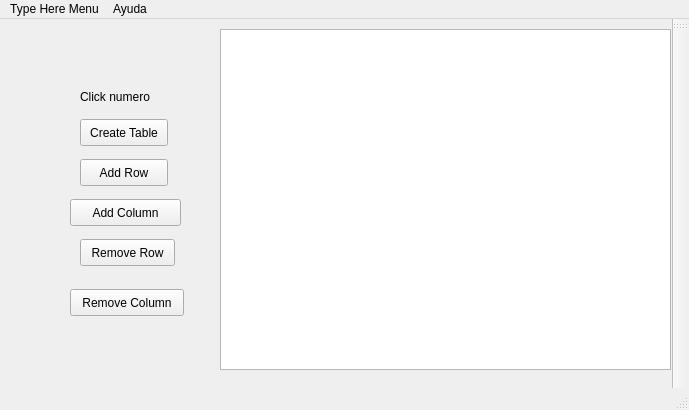
<?xml version="1.0" encoding="UTF-8"?>
<ui version="4.0">
 <class>MainWindow</class>
 <widget class="QMainWindow" name="MainWindow">
  <property name="geometry">
   <rect>
    <x>0</x>
    <y>0</y>
    <width>689</width>
    <height>410</height>
   </rect>
  </property>
  <property name="windowTitle">
   <string>MainWindow</string>
  </property>
  <widget class="QWidget" name="centralWidget">
   <widget class="QPushButton" name="pushButton">
    <property name="geometry">
     <rect>
      <x>80</x>
      <y>100</y>
      <width>88</width>
      <height>27</height>
     </rect>
    </property>
    <property name="text">
     <string>Create Table</string>
    </property>
   </widget>
   <widget class="QLabel" name="clickcount">
    <property name="geometry">
     <rect>
      <x>80</x>
      <y>70</y>
      <width>111</width>
      <height>16</height>
     </rect>
    </property>
    <property name="text">
     <string>Click numero</string>
    </property>
   </widget>
   <widget class="QTableWidget" name="tableWidget">
    <property name="geometry">
     <rect>
      <x>220</x>
      <y>10</y>
      <width>451</width>
      <height>341</height>
     </rect>
    </property>
   </widget>
   <widget class="QPushButton" name="bu_addRow">
    <property name="geometry">
     <rect>
      <x>80</x>
      <y>140</y>
      <width>88</width>
      <height>27</height>
     </rect>
    </property>
    <property name="text">
     <string>Add Row</string>
    </property>
   </widget>
   <widget class="QPushButton" name="bu_removeRow">
    <property name="geometry">
     <rect>
      <x>80</x>
      <y>220</y>
      <width>95</width>
      <height>27</height>
     </rect>
    </property>
    <property name="text">
     <string>Remove Row</string>
    </property>
   </widget>
   <widget class="QPushButton" name="bu_addColumn">
    <property name="geometry">
     <rect>
      <x>70</x>
      <y>180</y>
      <width>111</width>
      <height>27</height>
     </rect>
    </property>
    <property name="text">
     <string>Add Column</string>
    </property>
   </widget>
   <widget class="QPushButton" name="bu_removeColumn">
    <property name="geometry">
     <rect>
      <x>70</x>
      <y>270</y>
      <width>114</width>
      <height>27</height>
     </rect>
    </property>
    <property name="autoFillBackground">
     <bool>false</bool>
    </property>
    <property name="text">
     <string>Remove Column</string>
    </property>
   </widget>
  </widget>
  <widget class="QMenuBar" name="menuBar">
   <property name="geometry">
    <rect>
     <x>0</x>
     <y>0</y>
     <width>689</width>
     <height>24</height>
    </rect>
   </property>
   <widget class="QMenu" name="menuType_Here_Menu">
    <property name="title">
     <string>Type Here Menu</string>
    </property>
    <addaction name="actionAlgo_aqui"/>
    <addaction name="actionOtracosa_aqui"/>
    <addaction name="actionNo_se_que_aqui"/>
    <addaction name="actionAgregar"/>
    <addaction name="actionModificar"/>
    <addaction name="actionEliminar"/>
    <addaction name="actionGuardar"/>
    <addaction name="actionInformacion"/>
    <addaction name="actionEditar"/>
    <addaction name="actionCorrer"/>
    <addaction name="actionSaltar"/>
   </widget>
   <widget class="QMenu" name="menuAyuda">
    <property name="title">
     <string>Ayuda</string>
    </property>
    <addaction name="actionAcerca"/>
    <addaction name="actionManual"/>
    <addaction name="actionCodigo_Fuente"/>
    <addaction name="actionVersion"/>
   </widget>
   <addaction name="menuType_Here_Menu"/>
   <addaction name="menuAyuda"/>
  </widget>
  <widget class="QToolBar" name="mainToolBar">
   <attribute name="toolBarArea">
    <enum>RightToolBarArea</enum>
   </attribute>
   <attribute name="toolBarBreak">
    <bool>false</bool>
   </attribute>
  </widget>
  <widget class="QStatusBar" name="statusBar"/>
  <action name="actionAlgo_aqui">
   <property name="text">
    <string>algo aqui</string>
   </property>
  </action>
  <action name="actionOtracosa_aqui">
   <property name="text">
    <string>otracosa aqui</string>
   </property>
  </action>
  <action name="actionNo_se_que_aqui">
   <property name="text">
    <string>no se que aqui</string>
   </property>
  </action>
  <action name="actionAgregar">
   <property name="text">
    <string>agregar</string>
   </property>
  </action>
  <action name="actionModificar">
   <property name="text">
    <string>modificar</string>
   </property>
  </action>
  <action name="actionEliminar">
   <property name="text">
    <string>eliminar</string>
   </property>
  </action>
  <action name="actionGuardar">
   <property name="text">
    <string>guardar</string>
   </property>
  </action>
  <action name="actionInformacion">
   <property name="text">
    <string>informacion</string>
   </property>
  </action>
  <action name="actionEditar">
   <property name="text">
    <string>editar</string>
   </property>
  </action>
  <action name="actionCorrer">
   <property name="text">
    <string>correr</string>
   </property>
  </action>
  <action name="actionSaltar">
   <property name="text">
    <string>saltar</string>
   </property>
  </action>
  <action name="actionAcerca">
   <property name="text">
    <string>acerca</string>
   </property>
  </action>
  <action name="actionManual">
   <property name="text">
    <string>Manual</string>
   </property>
  </action>
  <action name="actionCodigo_Fuente">
   <property name="text">
    <string>Codigo Fuente</string>
   </property>
  </action>
  <action name="actionVersion">
   <property name="text">
    <string>Version</string>
   </property>
  </action>
 </widget>
 <layoutdefault spacing="6" margin="11"/>
 <resources/>
 <connections/>
</ui>
